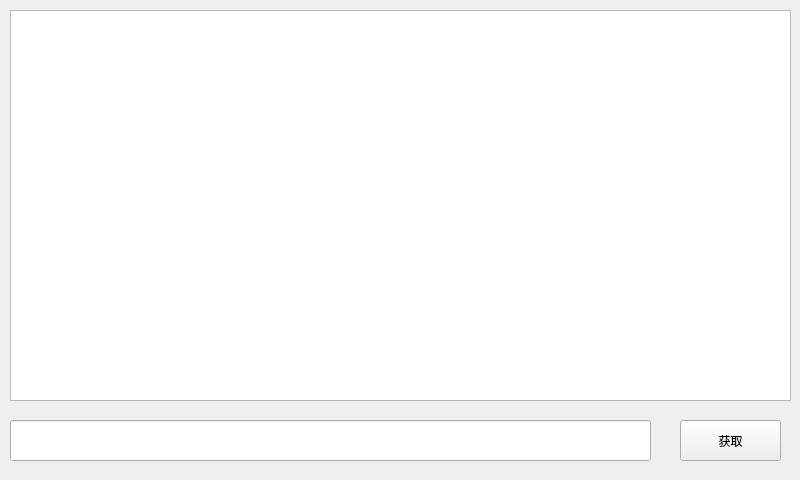
<?xml version="1.0" encoding="UTF-8"?>
<ui version="4.0">
 <class>GetAppdata</class>
 <widget class="QWidget" name="GetAppdata">
  <property name="geometry">
   <rect>
    <x>0</x>
    <y>0</y>
    <width>800</width>
    <height>480</height>
   </rect>
  </property>
  <property name="windowTitle">
   <string>GetAppdata</string>
  </property>
  <widget class="QTextBrowser" name="textBrowser">
   <property name="geometry">
    <rect>
     <x>10</x>
     <y>10</y>
     <width>781</width>
     <height>391</height>
    </rect>
   </property>
  </widget>
  <widget class="QLineEdit" name="lineEdit">
   <property name="geometry">
    <rect>
     <x>10</x>
     <y>420</y>
     <width>641</width>
     <height>41</height>
    </rect>
   </property>
  </widget>
  <widget class="QPushButton" name="pushButton">
   <property name="geometry">
    <rect>
     <x>680</x>
     <y>420</y>
     <width>101</width>
     <height>41</height>
    </rect>
   </property>
   <property name="text">
    <string>获取</string>
   </property>
  </widget>
 </widget>
 <resources/>
 <connections/>
</ui>
